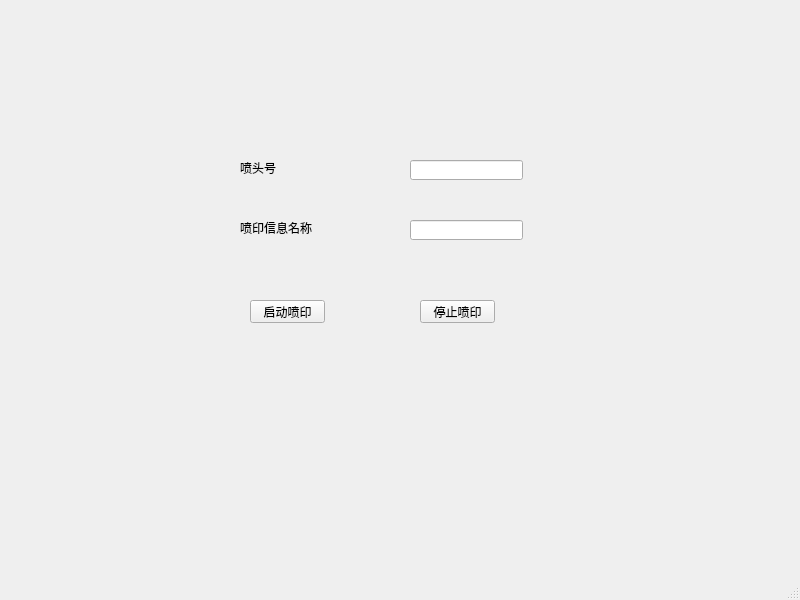
<?xml version="1.0" encoding="UTF-8"?>
<ui version="4.0">
 <class>PrintWnd</class>
 <widget class="QMainWindow" name="PrintWnd">
  <property name="geometry">
   <rect>
    <x>0</x>
    <y>0</y>
    <width>800</width>
    <height>600</height>
   </rect>
  </property>
  <property name="windowTitle">
   <string>Rrint</string>
  </property>
  <widget class="QWidget" name="centralwidget">
   <widget class="QLabel" name="label">
    <property name="geometry">
     <rect>
      <x>240</x>
      <y>160</y>
      <width>91</width>
      <height>16</height>
     </rect>
    </property>
    <property name="text">
     <string>喷头号</string>
    </property>
   </widget>
   <widget class="QLabel" name="label_2">
    <property name="geometry">
     <rect>
      <x>240</x>
      <y>220</y>
      <width>101</width>
      <height>16</height>
     </rect>
    </property>
    <property name="text">
     <string>喷印信息名称</string>
    </property>
   </widget>
   <widget class="QLineEdit" name="lineEdit">
    <property name="geometry">
     <rect>
      <x>410</x>
      <y>160</y>
      <width>113</width>
      <height>20</height>
     </rect>
    </property>
   </widget>
   <widget class="QLineEdit" name="lineEdit_2">
    <property name="geometry">
     <rect>
      <x>410</x>
      <y>220</y>
      <width>113</width>
      <height>20</height>
     </rect>
    </property>
   </widget>
   <widget class="QPushButton" name="pushButton">
    <property name="geometry">
     <rect>
      <x>250</x>
      <y>300</y>
      <width>75</width>
      <height>23</height>
     </rect>
    </property>
    <property name="text">
     <string>启动喷印</string>
    </property>
   </widget>
   <widget class="QPushButton" name="pushButton_2">
    <property name="geometry">
     <rect>
      <x>420</x>
      <y>300</y>
      <width>75</width>
      <height>23</height>
     </rect>
    </property>
    <property name="text">
     <string>停止喷印</string>
    </property>
   </widget>
  </widget>
  <widget class="QMenuBar" name="menubar">
   <property name="geometry">
    <rect>
     <x>0</x>
     <y>0</y>
     <width>800</width>
     <height>19</height>
    </rect>
   </property>
  </widget>
  <widget class="QStatusBar" name="statusbar"/>
 </widget>
 <resources/>
 <connections/>
</ui>
